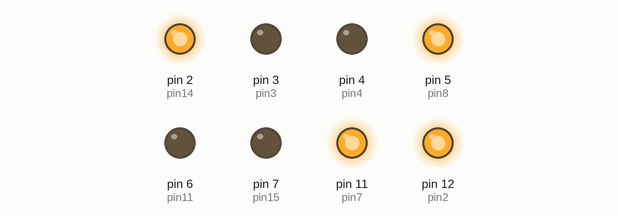
This sketch was run on a simulated Arduino Uno, built with avr-gcc and run on an emulated ATmega328P. Parts: output pins drawn as LEDs (lit = HIGH).

Above: at 0.2 s.
At 1.7 s:
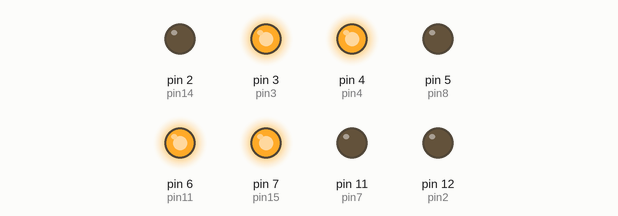
Timing chart, 0 to 3.0 s (numbered marks = the images above):
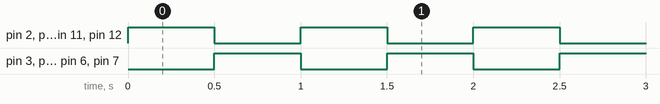

Measured:
- by itself, pin 2 (pin14), pin 3 (pin3), pin 4 (pin4), pin 5 (pin8), pin 6 (pin11), pin 7 (pin15), pin 11 (pin7), pin 12 (pin2): alternates HIGH for 0.50 s and LOW for 0.50 s

The sketch:

matrix_blinking.ino
```cpp
  /* Program the common anode 8x8 matrix dot matrix display
     to blink 4 squares.
     At start of loop, anode pins are set HIGH and cathode to LOW.
     Next, anode pins are set LOW and cathode HIGH
  */
      const int pin2=12;//anode pin
      const int pin3=3;//cathode pin
      const int pin4=4;//cathode
      const int pin7=11;//anode
      const int pin8=5;//anode
      const int pin11=6; //cathode
      const int pin14=2;//anode
      const int pin15=7;//cathode

      void setup() {
      //put your setup code here, to run once:
      pinMode(pin2,OUTPUT);
      pinMode(pin3,OUTPUT);
      pinMode(pin4,OUTPUT);
      pinMode(pin7,OUTPUT);
      pinMode(pin8,OUTPUT);
      pinMode(pin11,OUTPUT);
      pinMode(pin14,OUTPUT);
      pinMode(pin15,OUTPUT);
      }
      void loop() {
      digitalWrite(pin2,HIGH);
      digitalWrite(pin3,LOW);
      digitalWrite(pin4,LOW);
      digitalWrite(pin7,HIGH);
      digitalWrite(pin8,HIGH);
      digitalWrite(pin11,LOW);
      digitalWrite(pin14,HIGH);
      digitalWrite(pin15,LOW);
      delay(500);
      digitalWrite(pin2,LOW);
      digitalWrite(pin3,HIGH);
      digitalWrite(pin4,HIGH);
      digitalWrite(pin7,LOW);
      digitalWrite(pin8,LOW);
      digitalWrite(pin11,HIGH);
      digitalWrite(pin14,LOW);
      digitalWrite(pin15,HIGH);
      delay(500);
      }
```
